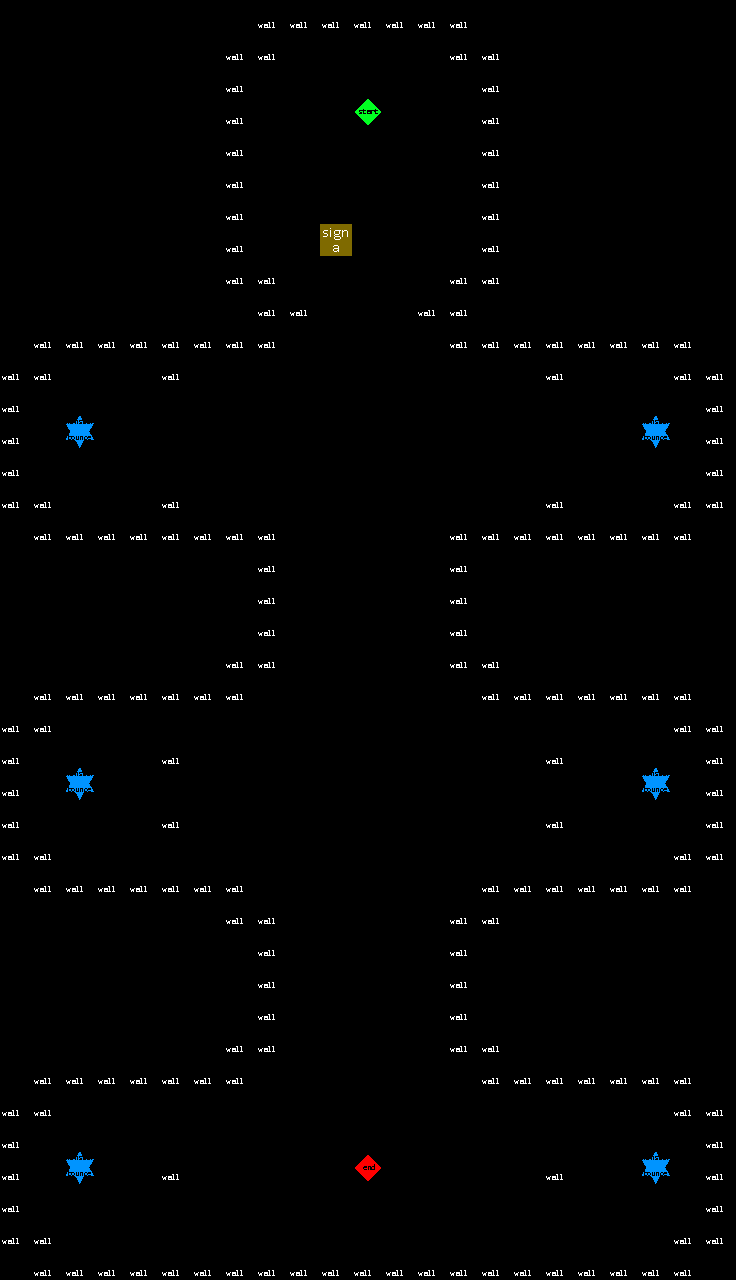

The image is a tile-based game level rendered from a .tmx file. Its description and complete source (layers, tilesets, objects, tile grids) follow:
An orthogonal 23x40 tile map with 32x32 px tiles, 2 tile layers (Back, Game).

<map version="1.0" tiledversion="1.1.5" orientation="orthogonal" renderorder="right-down" width="23" height="40" tilewidth="32" tileheight="32" infinite="0" nextobjectid="1">
 <tileset firstgid="1" name="SampleMap" tilewidth="32" tileheight="32" tilecount="64" columns="8">
  <image source="SampleMap.png" width="256" height="256" />
 </tileset>
 <layer name="Back" width="23" height="40">
  <data encoding="csv">
0,0,0,0,0,0,0,0,0,0,0,0,0,0,0,0,0,0,0,0,0,0,0,
0,0,0,0,0,0,0,0,0,0,0,0,0,0,0,0,0,0,0,0,0,0,0,
0,0,0,0,0,0,0,0,0,0,0,0,0,0,0,0,0,0,0,0,0,0,0,
0,0,0,0,0,0,0,0,0,0,0,0,0,0,0,0,0,0,0,0,0,0,0,
0,0,0,0,0,0,0,0,0,0,0,0,0,0,0,0,0,0,0,0,0,0,0,
0,0,0,0,0,0,0,0,0,0,0,0,0,0,0,0,0,0,0,0,0,0,0,
0,0,0,0,0,0,0,0,0,0,0,0,0,0,0,0,0,0,0,0,0,0,0,
0,0,0,0,0,0,0,0,0,0,0,0,0,0,0,0,0,0,0,0,0,0,0,
0,0,0,0,0,0,0,0,0,0,0,0,0,0,0,0,0,0,0,0,0,0,0,
0,0,0,0,0,0,0,0,0,0,0,0,0,0,0,0,0,0,0,0,0,0,0,
0,0,0,0,0,0,0,0,0,0,0,0,0,0,0,0,0,0,0,0,0,0,0,
0,0,0,0,0,0,0,0,0,0,0,0,0,0,0,0,0,0,0,0,0,0,0,
0,0,0,0,0,0,0,0,0,0,0,0,0,0,0,0,0,0,0,0,0,0,0,
0,0,0,0,0,0,0,0,0,0,0,0,0,0,0,0,0,0,0,0,0,0,0,
0,0,0,0,0,0,0,0,0,0,0,0,0,0,0,0,0,0,0,0,0,0,0,
0,0,0,0,0,0,0,0,0,0,0,0,0,0,0,0,0,0,0,0,0,0,0,
0,0,0,0,0,0,0,0,0,0,0,0,0,0,0,0,0,0,0,0,0,0,0,
0,0,0,0,0,0,0,0,0,0,0,0,0,0,0,0,0,0,0,0,0,0,0,
0,0,0,0,0,0,0,0,0,0,0,0,0,0,0,0,0,0,0,0,0,0,0,
0,0,0,0,0,0,0,0,0,0,0,0,0,0,0,0,0,0,0,0,0,0,0,
0,0,0,0,0,0,0,0,0,0,0,0,0,0,0,0,0,0,0,0,0,0,0,
0,0,0,0,0,0,0,0,0,0,0,0,0,0,0,0,0,0,0,0,0,0,0,
0,0,0,0,0,0,0,0,0,0,0,0,0,0,0,0,0,0,0,0,0,0,0,
0,0,0,0,0,0,0,0,0,0,0,0,0,0,0,0,0,0,0,0,0,0,0,
0,0,0,0,0,0,0,0,0,0,0,0,0,0,0,0,0,0,0,0,0,0,0,
0,0,0,0,0,0,0,0,0,0,0,0,0,0,0,0,0,0,0,0,0,0,0,
0,0,0,0,0,0,0,0,0,0,0,0,0,0,0,0,0,0,0,0,0,0,0,
0,0,0,0,0,0,0,0,0,0,0,0,0,0,0,0,0,0,0,0,0,0,0,
0,0,0,0,0,0,0,0,0,0,0,0,0,0,0,0,0,0,0,0,0,0,0,
0,0,0,0,0,0,0,0,0,0,0,0,0,0,0,0,0,0,0,0,0,0,0,
0,0,0,0,0,0,0,0,0,0,0,0,0,0,0,0,0,0,0,0,0,0,0,
0,0,0,0,0,0,0,0,0,0,0,0,0,0,0,0,0,0,0,0,0,0,0,
0,0,0,0,0,0,0,0,0,0,0,0,0,0,0,0,0,0,0,0,0,0,0,
0,0,0,0,0,0,0,0,0,0,0,0,0,0,0,0,0,0,0,0,0,0,0,
0,0,0,0,0,0,0,0,0,0,0,0,0,0,0,0,0,0,0,0,0,0,0,
0,0,0,0,0,0,0,0,0,0,0,0,0,0,0,0,0,0,0,0,0,0,0,
0,0,0,0,0,0,0,0,0,0,0,0,0,0,0,0,0,0,0,0,0,0,0,
0,0,0,0,0,0,0,0,0,0,0,0,0,0,0,0,0,0,0,0,0,0,0,
0,0,0,0,0,0,0,0,0,0,0,0,0,0,0,0,0,0,0,0,0,0,0,
0,0,0,0,0,0,0,0,0,0,0,0,0,0,0,0,0,0,0,0,0,0,0
</data>
 </layer>
 <layer name="Game" width="23" height="40">
  <data encoding="csv">
0,0,0,0,0,0,0,0,1,1,1,1,1,1,1,0,0,0,0,0,0,0,0,
0,0,0,0,0,0,0,1,1,2,2,2,2,2,1,1,0,0,0,0,0,0,0,
0,0,0,0,0,0,0,1,2,2,2,2,2,2,2,1,0,0,0,0,0,0,0,
0,0,0,0,0,0,0,1,2,2,2,9,2,2,2,1,0,0,0,0,0,0,0,
0,0,0,0,0,0,0,1,2,2,2,2,2,2,2,1,0,0,0,0,0,0,0,
0,0,0,0,0,0,0,1,2,2,2,2,2,2,2,1,0,0,0,0,0,0,0,
0,0,0,0,0,0,0,1,2,2,2,2,2,2,2,1,0,0,0,0,0,0,0,
0,0,0,0,0,0,0,1,2,2,20,2,2,2,2,1,0,0,0,0,0,0,0,
0,0,0,0,0,0,0,1,1,2,2,2,2,2,1,1,0,0,0,0,0,0,0,
0,0,0,0,0,0,0,0,1,1,2,2,2,1,1,0,0,0,0,0,0,0,0,
0,1,1,1,1,1,1,1,1,2,2,2,2,2,1,1,1,1,1,1,1,1,0,
1,1,2,2,2,1,2,2,2,2,2,2,2,2,2,2,2,1,2,2,2,1,1,
1,2,2,2,2,2,2,2,2,2,2,2,2,2,2,2,2,2,2,2,2,2,1,
1,2,18,2,2,2,2,2,2,2,2,2,2,2,2,2,2,2,2,2,18,2,1,
1,2,2,2,2,2,2,2,2,2,2,2,2,2,2,2,2,2,2,2,2,2,1,
1,1,2,2,2,1,2,2,2,2,2,2,2,2,2,2,2,1,2,2,2,1,1,
0,1,1,1,1,1,1,1,1,2,2,2,2,2,1,1,1,1,1,1,1,1,0,
0,0,0,0,0,0,0,0,1,2,2,2,2,2,1,0,0,0,0,0,0,0,0,
0,0,0,0,0,0,0,0,1,2,2,2,2,2,1,0,0,0,0,0,0,0,0,
0,0,0,0,0,0,0,0,1,2,2,2,2,2,1,0,0,0,0,0,0,0,0,
0,0,0,0,0,0,0,1,1,2,2,2,2,2,1,1,0,0,0,0,0,0,0,
0,1,1,1,1,1,1,1,2,2,2,2,2,2,2,1,1,1,1,1,1,1,0,
1,1,2,2,2,2,2,2,2,2,2,2,2,2,2,2,2,2,2,2,2,1,1,
1,2,2,2,2,1,2,2,2,2,2,2,2,2,2,2,2,1,2,2,2,2,1,
1,2,18,2,2,2,2,2,2,2,2,2,2,2,2,2,2,2,2,2,18,2,1,
1,2,2,2,2,1,2,2,2,2,2,2,2,2,2,2,2,1,2,2,2,2,1,
1,1,2,2,2,2,2,2,2,2,2,2,2,2,2,2,2,2,2,2,2,1,1,
0,1,1,1,1,1,1,1,2,2,2,2,2,2,2,1,1,1,1,1,1,1,0,
0,0,0,0,0,0,0,1,1,2,2,2,2,2,1,1,0,0,0,0,0,0,0,
0,0,0,0,0,0,0,0,1,2,2,2,2,2,1,0,0,0,0,0,0,0,0,
0,0,0,0,0,0,0,0,1,2,2,2,2,2,1,0,0,0,0,0,0,0,0,
0,0,0,0,0,0,0,0,1,2,2,2,2,2,1,0,0,0,0,0,0,0,0,
0,0,0,0,0,0,0,1,1,2,2,2,2,2,1,1,0,0,0,0,0,0,0,
0,1,1,1,1,1,1,1,2,2,2,2,2,2,2,1,1,1,1,1,1,1,0,
1,1,2,2,2,2,2,2,2,2,2,2,2,2,2,2,2,2,2,2,2,1,1,
1,2,2,2,2,2,2,2,2,2,2,2,2,2,2,2,2,2,2,2,2,2,1,
1,2,18,2,2,1,2,2,2,2,2,10,2,2,2,2,2,1,2,2,18,2,1,
1,2,2,2,2,2,2,2,2,2,2,2,2,2,2,2,2,2,2,2,2,2,1,
1,1,2,2,2,2,2,2,2,2,2,2,2,2,2,2,2,2,2,2,2,1,1,
0,1,1,1,1,1,1,1,1,1,1,1,1,1,1,1,1,1,1,1,1,1,0
</data>
 </layer>
</map>
